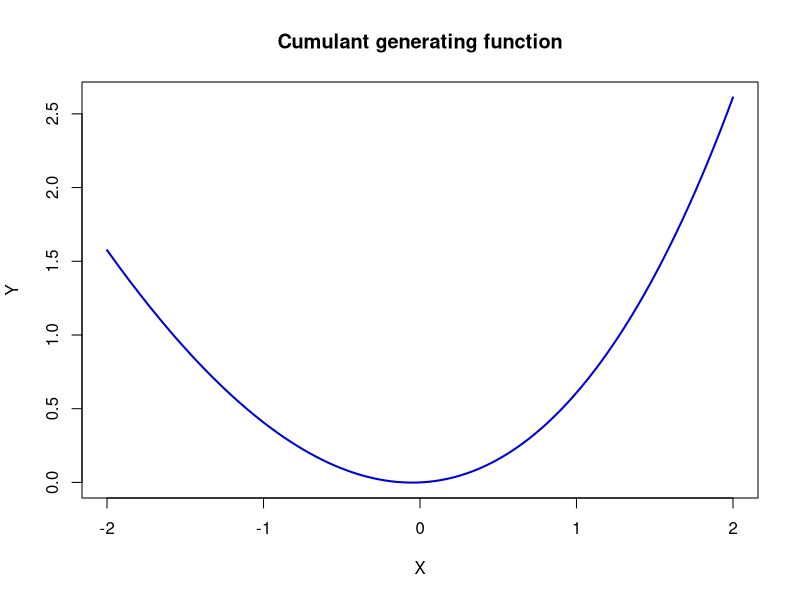

Generate this figure with R:
rm(list = ls(all = TRUE))
graphics.off()

############################ SUBROUTINE ################################

VaRcgfDG = function(t, par) {
    # cumulant generating function (cgf) for the class of quadratic forms of Gaussian vectors.  Complex array generation
    compl = function(re, im) {
        if (missing(re)) {
            stop("compl: no composed object for real part")
        }
        if (missing(im)) {
            im = 0 * (re <= Inf)
        }
        if (nrow(matrix(re)) != nrow(matrix(im))) {
            stop("compl: dim(re)<>dim(im)")
        }
        z = list()
        z$re = re
        z$im = im
        return(z)
    }
    s = compl(par$theta * t$re, par$theta * t$im)
    cmul = function(x, y) {
        # Complex multiplication
        re = x$re * y$re - x$im * y$im
        im = x$re * y$im + x$im * y$re
        z = list()
        z$re = re
        z$im = im
        return(z)
    }
    cdiv = function(x, y) {
        # Complex division
        w = y$re^2 + y$im^2
        re = (x$re * y$re + x$im * y$im)/w
        im = (x$im * y$re - x$re * y$im)/w
        z = list()
        z$re = re
        z$im = im
        return(z)
    }
    cln = function(x) {
        # Complex natural logarithm
        re = log(x$re^2 + x$im^2)/2
        im = atan2(x$im, x$re)
        z = list()
        z$re = re
        z$im = im
        return(z)
    }
    csub = function(x, y) {
        # Complex subtraction two arrays of complex numbers
        re = x$re - y$re
        im = x$im - y$im
        z = list()
        z$re = re
        z$im = im
        return(z)
    }
    
    i = 1
    m = length(par$lambda)
    while (i <= m) {
        # 1-lambda*t:
        omlt = compl(1 - par$lambda[i] * t$re, -par$lambda[i] * t$im)
        tmp = cmul(t, t)
        tmp = cdiv(tmp, omlt)
        tmp = compl(par$delta[i]^2 * tmp$re, par$delta[i]^2 * tmp$im)
        tmp = csub(tmp, cln(omlt))
        s = compl(s$re + 0.5 * tmp$re, s$im + 0.5 * tmp$im)
        i = i + 1
    }
    return(s)
}

compl = function(re, im) {
    # Complex array generation
    if (missing(re)) {
        stop("compl: no composed object for real part")
    }
    if (missing(im)) {
        im = 0 * (re <= Inf)
    }
    if (nrow(matrix(re)) != nrow(matrix(im))) {
        stop("compl: dim(re)<>dim(im)")
    }
    z = list()
    z$re = re
    z$im = im
    return(z)
}

############################ Main Program ############################

XFGVaRcgfDGtest = function(par, n, xlim) {
    # test function
    dt = (xlim[2] - xlim[1])/(n - 1)
    t = xlim[1] + (0:(n - 1)) * dt
    r = VaRcgfDG(compl(t, t * 0), par)
    z1 = cbind(t, r$re)
    plot(z1, type = "l", col = "blue3", lwd = 2, xlab = "X", ylab = "Y")
    title("Cumulant generating function")
}

theta = 0
delta = c(1)
lambda = c(0.1)
par = list()
par$theta = theta
par$delta = delta
par$lambda = lambda
XFGVaRcgfDGtest(par, 100, c(-2, 2)) 
